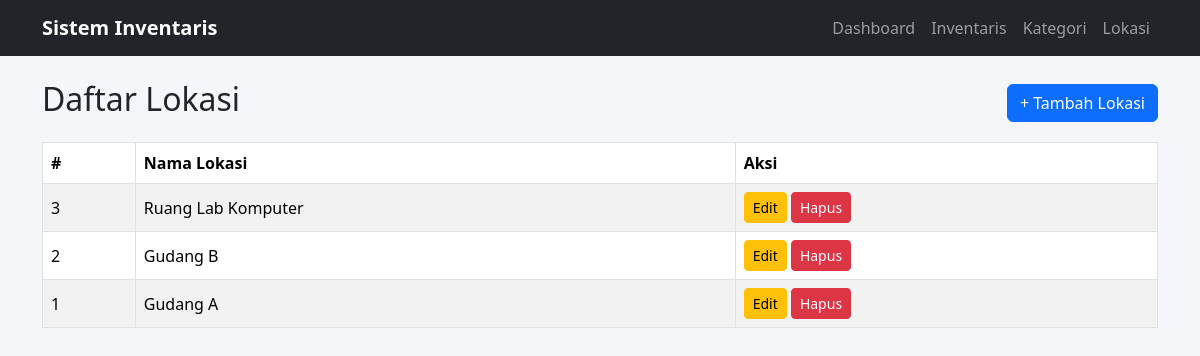
The page /public/locations/index.php on the database its author committed.
### tables this page shows
CREATE TABLE locations (
    location_id   INT AUTO_INCREMENT PRIMARY KEY,
    location_name VARCHAR(100) NOT NULL,
    UNIQUE KEY uq_location_name (location_name)
);

### public/locations/index.php (the view, shortened to what this page needs)
<?php
require_once __DIR__ . '/../../config/database.php';
require_once __DIR__ . '/../includes/header.php';
$locations = $pdo->query("SELECT * FROM locations ORDER BY location_id DESC")->fetchAll();
?>
<div class="d-flex justify-content-between align-items-center mb-3">
    <h2>Daftar Lokasi</h2>
    <a href="create.php" class="btn btn-primary">+ Tambah Lokasi</a>
</div>
<table class="table table-bordered table-striped bg-white">
    <thead>
        <tr>
            <th>#</th>
            <th>Nama Lokasi</th>
            <th>Aksi</th>
        </tr>
    </thead>
    <tbody>
        <?php if (count($locations) === 0): ?>
            <tr><td colspan="3" class="text-center">Belum ada data lokasi.</td></tr>
        <?php else: ?>
            <?php foreach ($locations as $loc): ?>
                <tr>
                    <td><?= (int)$loc['location_id'] ?></td>
                    <td><?= htmlspecialchars($loc['location_name']) ?></td>
                    <td>
                        <a href="edit.php?id=<?= (int)$loc['location_id'] ?>" class="btn btn-sm btn-warning">Edit</a>
                        <form action="delete.php" method="POST" class="d-inline"
                              onsubmit="return confirm('Yakin ingin menghapus lokasi ini?');">
                            <button type="submit" class="btn btn-sm btn-danger">Hapus</button>
                        </form>
                    </td>
                </tr>
            <?php endforeach; ?>
        <?php endif; ?>
    </tbody>
</table>
<?php require_once __DIR__ . '/../includes/footer.php'; ?>

### css/style.css (style rules this page uses)
body { background-color: #f4f6f9; }
table th { background-color: #343a40; color: #fff; vertical-align: middle; }
table td { vertical-align: middle; }

### rows shown on the page
locations: location_id "3", location_name "Ruang Lab Komputer"
locations: location_id "2", location_name "Gudang B"
locations: location_id "1", location_name "Gudang A"
